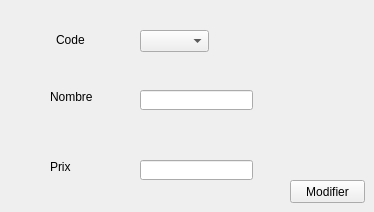
      <widget class="QWidget" name="tab_13">
       <attribute name="title">
        <string>Modifier produit</string>
       </attribute>
       <widget class="QLabel" name="label_25">
        <property name="geometry">
         <rect>
          <x>56</x>
          <y>30</y>
          <width>41</width>
          <height>20</height>
         </rect>
        </property>
        <property name="text">
         <string>Code</string>
        </property>
       </widget>
       <widget class="QLabel" name="label_26">
        <property name="geometry">
         <rect>
          <x>50</x>
          <y>90</y>
          <width>47</width>
          <height>13</height>
         </rect>
        </property>
        <property name="text">
         <string>Nombre</string>
        </property>
       </widget>
       <widget class="QLabel" name="label_27">
        <property name="geometry">
         <rect>
          <x>50</x>
          <y>160</y>
          <width>47</width>
          <height>13</height>
         </rect>
        </property>
        <property name="text">
         <string>Prix</string>
        </property>
       </widget>
       <widget class="QLineEdit" name="lineEdit_8">
        <property name="geometry">
         <rect>
          <x>140</x>
          <y>90</y>
          <width>113</width>
          <height>20</height>
         </rect>
        </property>
       </widget>
       <widget class="QLineEdit" name="lineEdit_9">
        <property name="geometry">
         <rect>
          <x>140</x>
          <y>160</y>
          <width>113</width>
          <height>20</height>
         </rect>
        </property>
       </widget>
       <widget class="QPushButton" name="pushButton">
        <property name="geometry">
         <rect>
          <x>290</x>
          <y>180</y>
          <width>75</width>
          <height>23</height>
         </rect>
        </property>
        <property name="text">
         <string>Modifier</string>
        </property>
       </widget>
       <widget class="QComboBox" name="combo2">
        <property name="geometry">
         <rect>
          <x>140</x>
          <y>30</y>
          <width>69</width>
          <height>22</height>
         </rect>
        </property>
       </widget>
      </widget>
